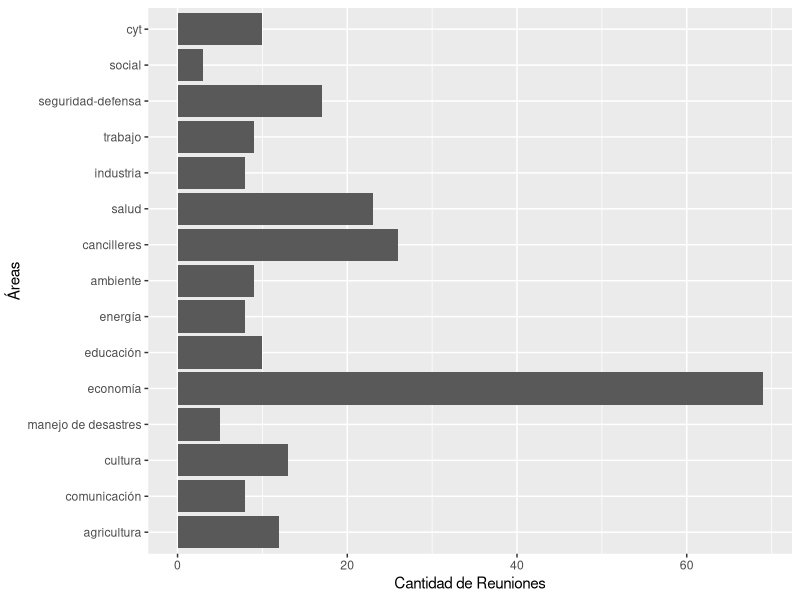

Write the R code that produced this figure. (Note: this script raises an error after producing the figure.)
#Gráfico de barras
library(dplyr)
library(ggplot2)
library(readxl)
library(forcats)

#Cargo la base de datos, para eso debo importar el Dataset que vaya a utilizar
datos <- read_excel("Reuniones-Completas-R.xls")

#Crear subconjuntos desde un data frame. Identifico la base y luego indico los criterios.
ministerios <- subset(datos, nivel == 2, select = c(margenOrg, area, subarea, tipo))

str(ministerios$area)

#Renombrar objetos en la variable area
ministerios$area <- fct_recode(ministerios$area, 
                               "cyt" = "sti",
                               "seguridad-defensa" = "security-defense",
                               "trabajo" = "labour",
                               "industria" = "industry",
                               "salud" = "health",
                               "cancilleres" = "foreign",
                               "ambiente" = "environment",
                               "energía" = "energy",
                               "educación" = "education",
                               "economía" = "economy",
                               "manejo de desastres" = "disaster management",
                               "cultura" = "culture",
                               "comunicación" = "communication",
                               "agricultura" = "agriculture"
                               )


#Contar
conteos <- ministerios %>%
  group_by(area) %>%
  summarise(conteo = n())

#Graficar barras

reuniones_ministeriales <- ggplot(conteos) +
  geom_col(aes(x = area, y = conteo))+
  coord_flip()+
  labs(x = "Áreas", y = "Cantidad de Reuniones")+
  theme(legend.position = "none")
ggsave("reuniones_ministeriales.png", reuniones_ministeriales, width = 15, height = 10)

#Crear subconjuntos desde un data frame. Identifico la base y luego indico los criterios.
economia <- subset(datos, area == "economy", select = c(margenOrg, subarea, subarea_economica, tipo, nivel, year, formato, presidencia))

#Contar
conteos_subeconomia <- economia %>%
  group_by(subarea_economica) %>%
  summarise(conteo_2 = n())

ggplot(conteos_subeconomia) +
  geom_col(aes(x = subarea_economica, y = conteo_2))+
  facet_wrap(~subarea, nrow = 1)+
  coord_flip()+
  labs(x = "Áreas", y = "Cantidad de Reuniones")+
  theme(legend.position = "none")

ggplot(economia, aes(x=tipo))+geom_bar()+facet_wrap(~area, nrow = 1)
